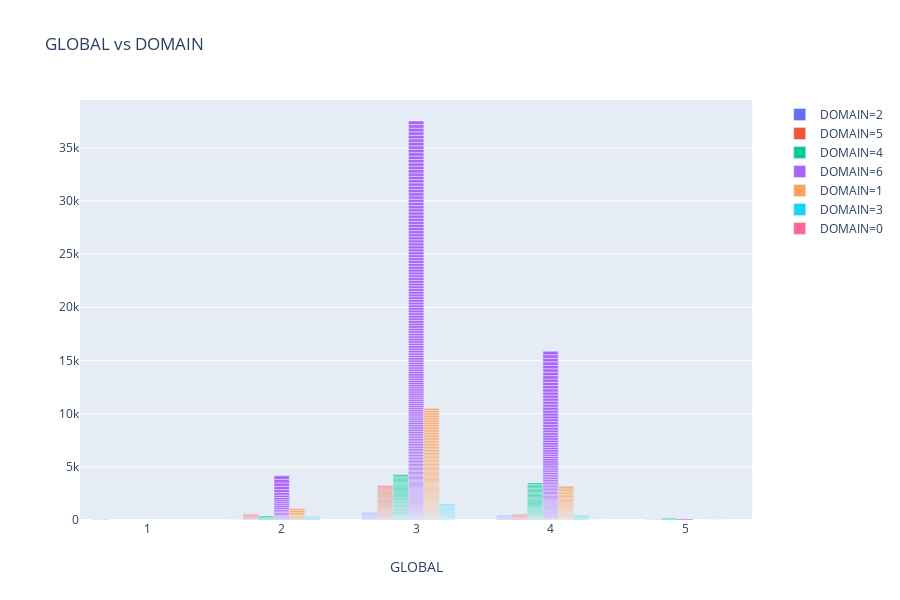

The notebook cell saved with this chart:
### Markdown cell above
##### Dominio

### Code cell
fig = px.bar(data, x='GLOBAL', color='DOMAIN',  barmode='group',  title='GLOBAL vs DOMAIN')
fig.show()

### Figure 1 — Plotly figure (JSON) as saved in the notebook; plotly's stock layout.template omitted (floating-point values rounded to 4 significant figures; data arrays with more than 128 entries replaced by an {"elided": "..."} marker saying what was removed)
{"data": [{"alignmentgroup": "True", "hoverlabel": {"namelength": 0}, "hovertemplate": "DOMAIN=2<br>GLOBAL=%{x}", "legendgroup": "DOMAIN=2", "marker": {"color": "#636efa"}, "name": "DOMAIN=2", "offsetgroup": "DOMAIN=2", "orientation": "v", "showlegend": true, "textposition": "auto", "type": "bar", "x": [3, 4, 4, 4, 4, 4, 3, 4, 3, 3, 3, 2, 3, 3, 3, 3, 4, 4, 3, 4, 1, 4, 3, 4, 3, 3, 3, 4, 3, 4, 3, 3, 3, 3, 3, 3, 4, 4, 3, 4, 3, 3, 3, 3, 3, 4, 4, 4], "xaxis": "x", "yaxis": "y"}, {"alignmentgroup": "True", "hoverlabel": {"namelength": 0}, "hovertemplate": "DOMAIN=5<br>GLOBAL=%{x}", "legendgroup": "DOMAIN=5", "marker": {"color": "#EF553B"}, "name": "DOMAIN=5", "offsetgroup": "DOMAIN=5", "orientation": "v", "showlegend": true, "textposition": "auto", "type": "bar", "x": [3, 3, 3, 3, 3, 3, 3, 3, 3, 3, 3, 3, 2, 3, 3, 2, 3, 4, 4, 3, 2, 4, 2, 2, 2, 3, 3, 3, 3, 3, 3, 3, 3, 5, 3, 3, 3, 3, 4, 3, 3, 4, 3, 3, 3, 3, 2, 3, 3, 3, 4, 3, 4, 3, 3, 3, 3, 2, 3, 3, 2, 2, 4, 3, 3, 4, 3, 3, 3, 3, 3, 4, 3, 3, 3, 3, 3, 3, 3, 2, 3, 3, 3, 4, 3, 3, 3, 3, 3, 3, 3, 2, 3], "xaxis": "x", "yaxis": "y"}, {"alignmentgroup": "True", "hoverlabel": {"namelength": 0}, "hovertemplate": "DOMAIN=4<br>GLOBAL=%{x}", "legendgroup": "DOMAIN=4", "marker": {"color": "#00cc96"}, "name": "DOMAIN=4", "offsetgroup": "DOMAIN=4", "orientation": "v", "showlegend": true, "textposition": "auto", "type": "bar", "x": {"elided": "129 int values"}, "xaxis": "x", "yaxis": "y"}, {"alignmentgroup": "True", "hoverlabel": {"namelength": 0}, "hovertemplate": "DOMAIN=6<br>GLOBAL=%{x}", "legendgroup": "DOMAIN=6", "marker": {"color": "#ab63fa"}, "name": "DOMAIN=6", "offsetgroup": "DOMAIN=6", "orientation": "v", "showlegend": true, "textposition": "auto", "type": "bar", "x": {"elided": "340 int values"}, "xaxis": "x", "yaxis": "y"}, {"alignmentgroup": "True", "hoverlabel": {"namelength": 0}, "hovertemplate": "DOMAIN=1<br>GLOBAL=%{x}", "legendgroup": "DOMAIN=1", "marker": {"color": "#FFA15A"}, "name": "DOMAIN=1", "offsetgroup": "DOMAIN=1", "orientation": "v", "showlegend": true, "textposition": "auto", "type": "bar", "x": {"elided": "172 int values"}, "xaxis": "x", "yaxis": "y"}, {"alignmentgroup": "True", "hoverlabel": {"namelength": 0}, "hovertemplate": "DOMAIN=3<br>GLOBAL=%{x}", "legendgroup": "DOMAIN=3", "marker": {"color": "#19d3f3"}, "name": "DOMAIN=3", "offsetgroup": "DOMAIN=3", "orientation": "v", "showlegend": true, "textposition": "auto", "type": "bar", "x": [4, 2, 3, 3, 3, 2, 3, 5, 3, 3, 4, 3, 3, 3, 2, 2, 3, 3, 2, 4, 3, 3, 2, 3, 3, 3, 3, 3, 3, 3, 4, 3, 3, 4, 3, 3, 4, 2, 3, 4, 3, 3, 4, 3, 3, 4, 2, 3, 3, 4, 3, 3, 2, 3, 3, 3, 3, 3, 3, 3, 3, 3, 2, 2, 3, 4, 4, 3], "xaxis": "x", "yaxis": "y"}, {"alignmentgroup": "True", "hoverlabel": {"namelength": 0}, "hovertemplate": "DOMAIN=0<br>GLOBAL=%{x}", "legendgroup": "DOMAIN=0", "marker": {"color": "#FF6692"}, "name": "DOMAIN=0", "offsetgroup": "DOMAIN=0", "orientation": "v", "showlegend": true, "textposition": "auto", "type": "bar", "x": [4], "xaxis": "x", "yaxis": "y"}], "layout": {"barmode": "group", "height": 600, "legend": {"tracegroupgap": 0}, "title": {"text": "GLOBAL vs DOMAIN"}, "xaxis": {"anchor": "y", "domain": [0, 0.98], "title": {"text": "GLOBAL"}}, "yaxis": {"anchor": "x", "domain": [0, 1]}}}
